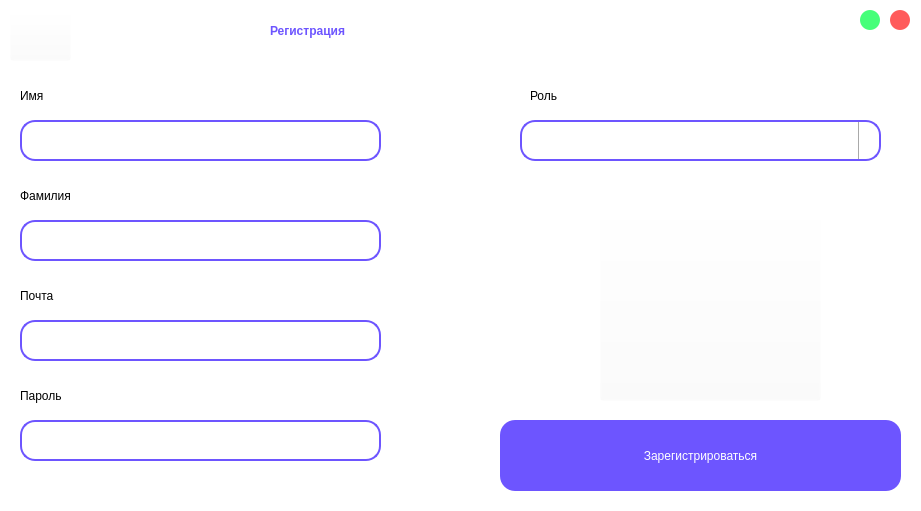
<?xml version="1.0" encoding="UTF-8"?>
<ui version="4.0">
 <class>Register</class>
 <widget class="QWidget" name="Register">
  <property name="geometry">
   <rect>
    <x>0</x>
    <y>0</y>
    <width>921</width>
    <height>511</height>
   </rect>
  </property>
  <property name="windowTitle">
   <string>Form</string>
  </property>
  <property name="styleSheet">
   <string notr="true">background-color: rgb(255, 255, 255);</string>
  </property>
  <widget class="QLabel" name="label">
   <property name="geometry">
    <rect>
     <x>270</x>
     <y>0</y>
     <width>491</width>
     <height>61</height>
    </rect>
   </property>
   <property name="styleSheet">
    <string notr="true">color: rgb(109, 85, 255);
font: 75 40pt &quot;Karla&quot; bold;
font-weight: 500;</string>
   </property>
   <property name="text">
    <string>Регистрация</string>
   </property>
  </widget>
  <widget class="QPushButton" name="pushButton_2">
   <property name="geometry">
    <rect>
     <x>890</x>
     <y>10</y>
     <width>20</width>
     <height>20</height>
    </rect>
   </property>
   <property name="styleSheet">
    <string notr="true">QPushButton {
	border-radius: 10px;
	background-color: #FF5B5B;
	color: white;
}
QPushButton:pressed {
	background-color: #FFBCBC;
}</string>
   </property>
   <property name="text">
    <string/>
   </property>
  </widget>
  <widget class="QPushButton" name="pushButton_3">
   <property name="geometry">
    <rect>
     <x>860</x>
     <y>10</y>
     <width>20</width>
     <height>20</height>
    </rect>
   </property>
   <property name="styleSheet">
    <string notr="true">QPushButton {
	border-radius: 10px;
	background-color: #45FF79;
	color: white;
}
QPushButton:pressed {
	background-color: #B2FFC8;
}</string>
   </property>
   <property name="text">
    <string/>
   </property>
  </widget>
  <widget class="QLineEdit" name="lineEdit_2">
   <property name="geometry">
    <rect>
     <x>20</x>
     <y>120</y>
     <width>361</width>
     <height>41</height>
    </rect>
   </property>
   <property name="styleSheet">
    <string notr="true">border-radius: 15px; 
font: 14pt &quot;Karla&quot;;
padding-left: 10px;
padding-right:10px;
border: 2px solid #6D55FF;
</string>
   </property>
  </widget>
  <widget class="QLabel" name="label_2">
   <property name="geometry">
    <rect>
     <x>20</x>
     <y>80</y>
     <width>121</width>
     <height>31</height>
    </rect>
   </property>
   <property name="styleSheet">
    <string notr="true">color: rgb(0, 0, 0);
font: 75 18pt &quot;Karla&quot;;
</string>
   </property>
   <property name="text">
    <string>Имя</string>
   </property>
  </widget>
  <widget class="QPushButton" name="pushButton_4">
   <property name="geometry">
    <rect>
     <x>10</x>
     <y>10</y>
     <width>61</width>
     <height>51</height>
    </rect>
   </property>
   <property name="styleSheet">
    <string notr="true">background-color: rgba(255, 255, 255, 0);</string>
   </property>
   <property name="text">
    <string/>
   </property>
   <property name="icon">
    <iconset resource="greeting.qrc">
     <normaloff>:/new/prefix1/return.png</normaloff>:/new/prefix1/return.png</iconset>
   </property>
   <property name="iconSize">
    <size>
     <width>35</width>
     <height>35</height>
    </size>
   </property>
  </widget>
  <widget class="QPushButton" name="pushButton">
   <property name="geometry">
    <rect>
     <x>500</x>
     <y>420</y>
     <width>401</width>
     <height>71</height>
    </rect>
   </property>
   <property name="autoFillBackground">
    <bool>false</bool>
   </property>
   <property name="styleSheet">
    <string notr="true">QPushButton{
	color: rgb(255, 255, 255);
	background-color: #6D55FF;
	border-radius: 15px; 
	font: 75 25pt &quot;Karla&quot; bold;
	border: 2px;
}
QPushButton:pressed{
	background-color: #A597FF;
}</string>
   </property>
   <property name="text">
    <string>Зарегистрироваться</string>
   </property>
   <property name="default">
    <bool>false</bool>
   </property>
   <property name="flat">
    <bool>false</bool>
   </property>
  </widget>
  <widget class="QPushButton" name="pushButton_5">
   <property name="geometry">
    <rect>
     <x>600</x>
     <y>200</y>
     <width>221</width>
     <height>201</height>
    </rect>
   </property>
   <property name="styleSheet">
    <string notr="true">background-color: rgba(255, 255, 255, 0);</string>
   </property>
   <property name="text">
    <string/>
   </property>
   <property name="icon">
    <iconset resource="greeting.qrc">
     <normaloff>:/new/prefix1/register.png</normaloff>:/new/prefix1/register.png</iconset>
   </property>
   <property name="iconSize">
    <size>
     <width>200</width>
     <height>200</height>
    </size>
   </property>
  </widget>
  <widget class="QLabel" name="label_3">
   <property name="geometry">
    <rect>
     <x>20</x>
     <y>180</y>
     <width>121</width>
     <height>31</height>
    </rect>
   </property>
   <property name="styleSheet">
    <string notr="true">color: rgb(0, 0, 0);
font: 75 18pt &quot;Karla&quot;;
</string>
   </property>
   <property name="text">
    <string>Фамилия</string>
   </property>
  </widget>
  <widget class="QLineEdit" name="lineEdit_3">
   <property name="geometry">
    <rect>
     <x>20</x>
     <y>220</y>
     <width>361</width>
     <height>41</height>
    </rect>
   </property>
   <property name="styleSheet">
    <string notr="true">border-radius: 15px; 
font: 14pt &quot;Karla&quot;;
padding-left: 10px;
padding-right:10px;
border: 2px solid #6D55FF;
</string>
   </property>
  </widget>
  <widget class="QLabel" name="label_4">
   <property name="geometry">
    <rect>
     <x>20</x>
     <y>280</y>
     <width>121</width>
     <height>31</height>
    </rect>
   </property>
   <property name="styleSheet">
    <string notr="true">color: rgb(0, 0, 0);
font: 75 18pt &quot;Karla&quot;;
</string>
   </property>
   <property name="text">
    <string>Почта</string>
   </property>
  </widget>
  <widget class="QLineEdit" name="lineEdit_4">
   <property name="geometry">
    <rect>
     <x>20</x>
     <y>320</y>
     <width>361</width>
     <height>41</height>
    </rect>
   </property>
   <property name="styleSheet">
    <string notr="true">border-radius: 15px; 
font: 14pt &quot;Karla&quot;;
padding-left: 10px;
padding-right:10px;
border: 2px solid #6D55FF;
</string>
   </property>
  </widget>
  <widget class="QLabel" name="label_5">
   <property name="geometry">
    <rect>
     <x>20</x>
     <y>380</y>
     <width>121</width>
     <height>31</height>
    </rect>
   </property>
   <property name="styleSheet">
    <string notr="true">color: rgb(0, 0, 0);
font: 75 18pt &quot;Karla&quot;;
</string>
   </property>
   <property name="text">
    <string>Пароль</string>
   </property>
  </widget>
  <widget class="QLineEdit" name="lineEdit_5">
   <property name="geometry">
    <rect>
     <x>20</x>
     <y>420</y>
     <width>361</width>
     <height>41</height>
    </rect>
   </property>
   <property name="styleSheet">
    <string notr="true">border-radius: 15px; 
font: 14pt &quot;Karla&quot;;
padding-left: 10px;
padding-right:10px;
border: 2px solid #6D55FF;
</string>
   </property>
  </widget>
  <widget class="QComboBox" name="comboBox">
   <property name="geometry">
    <rect>
     <x>520</x>
     <y>120</y>
     <width>361</width>
     <height>41</height>
    </rect>
   </property>
   <property name="styleSheet">
    <string notr="true">QComboBox{
	border-radius: 15px; 
	font: 14pt &quot;Karla&quot;;
	padding-left: 10px;
	padding-right:10px;
	border: 2px solid #6D55FF;
}
QComboBox::drop-down {
        subcontrol-origin: padding;
        subcontrol-position: top right;
        width: 20px;
        border-left-width: 1px;
        border-left-color: darkgray;
        border-left-style: solid;
        border-top-right-radius: 3px;
         border-bottom-right-radius: 3px;
}
QComboBox::down-arrow {
        image: url(:/new/prefix1/combobox.png);
		width:20px;
		height:20px;
}
QComboBox QAbstractItemView {
    border: 2px solid #6D55FF;
    selection-background-color: #6D55FF;
    background-color: white; 
}</string>
   </property>
  </widget>
  <widget class="QLabel" name="label_6">
   <property name="geometry">
    <rect>
     <x>530</x>
     <y>80</y>
     <width>121</width>
     <height>31</height>
    </rect>
   </property>
   <property name="styleSheet">
    <string notr="true">color: rgb(0, 0, 0);
font: 75 18pt &quot;Karla&quot;;
</string>
   </property>
   <property name="text">
    <string>Роль</string>
   </property>
  </widget>
 </widget>
 <resources>
  <include location="greeting.qrc"/>
 </resources>
 <connections/>
</ui>
